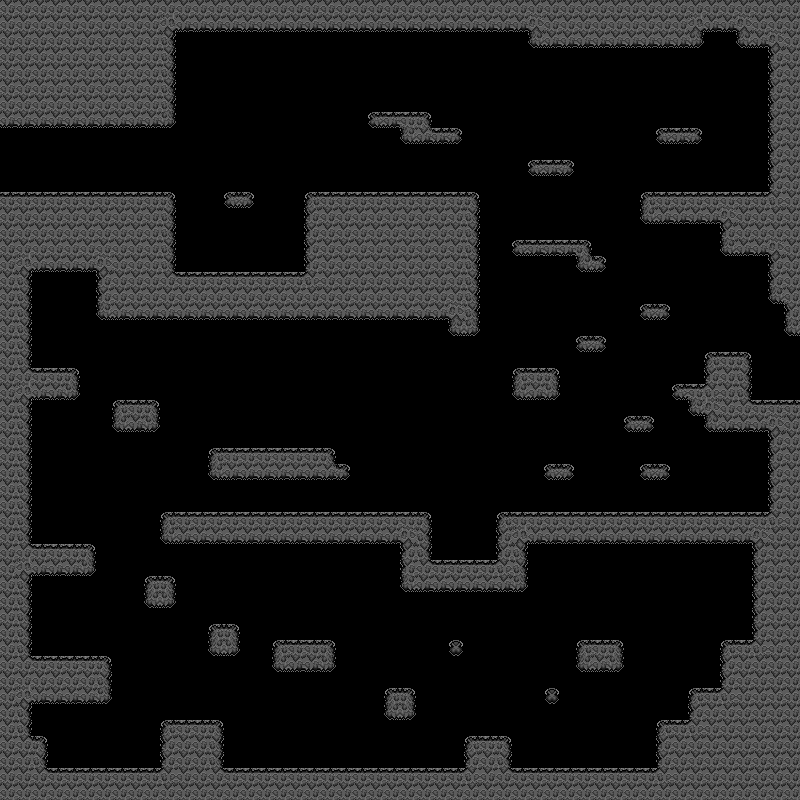

A level layout from a 2D game, rendered from its tile map. Below: a short description, then the map file with tile-grid data replaced by summaries:
An orthogonal 50x50 tile map with 16x16 px tiles, 1 tile layer (terrain), 1 hidden layer not drawn.

<map version="1.10" tiledversion="1.11.2" orientation="orthogonal" renderorder="right-down" width="50" height="50" tilewidth="16" tileheight="16" infinite="0" nextlayerid="4" nextobjectid="1">
 <tileset firstgid="1" source="Rock Tile Set.tsx" />
 <layer id="1" name="prototype" width="50" height="50" visible="0">
  <data>[2500 cells, 922 non-empty, 1 distinct tile ids]</data>
 </layer>
 <layer id="3" name="terrain" width="50" height="50">
  <properties>
   <property name="st2u:AddComponent" value="ChunkData" />
   <property name="st2u:CompositeCollider2D" type="bool" value="true" />
   <property name="unity:layer" value="Ground" />
  </properties>
  <data>[2500 cells, 922 non-empty, 17 distinct tile ids]</data>
 </layer>
</map>
